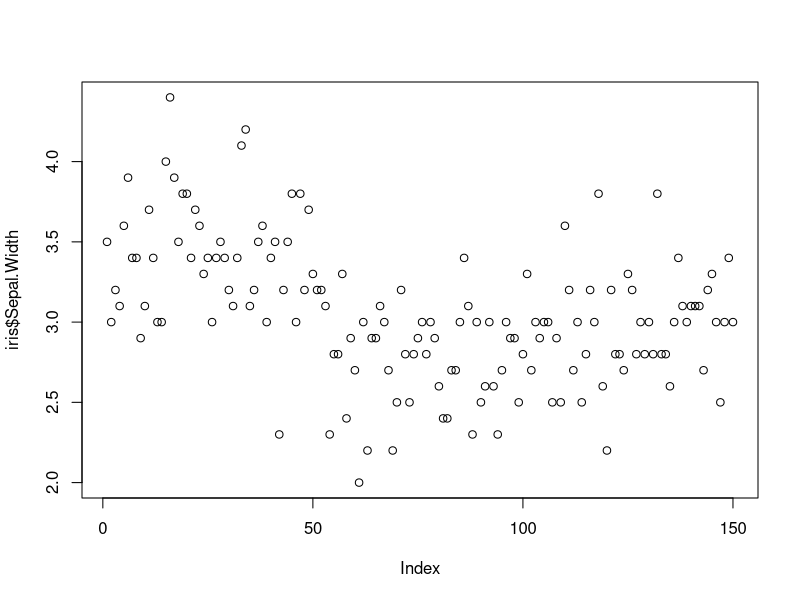

Write R code to recreate this figure.
## ---- chunk 1
plot(iris$Sepal.Width)
## ---- chunk 2
dim(iris)
## ---- chunk 3
nrow(iris)
## ---- chunk 4
ncol(iris)
## ---- chunk 5
names(iris) # colnames(iris) also gives that information
## ---- chunk 6
head(iris)
## ---- chunk 7
head(iris,2) # alternately, can use iris[1:2,]
## ---- chunk 8
tail(iris) # Number of rows can be controlled, see earlier example involving the head command
## ---- chunk 9
iris[1,]
## ---- chunk 10
iris[1,1]
## ---- chunk 11
names(iris)[3]
## ---- chunk 12
head(iris[3],3) # alternately, can use iris[1:3,3]
## ---- chunk 13
str(iris)
## ---- chunk 14
summary(iris) # for factor/categorical variables, this gives a count of all categories
## ---- chunk 15
Person=c("A","B","C","D","E")
Age=c(15,20,25,30,35)
page=data.frame(Person,Age)
mean(Age) # gives the mean of the variable Age, prior to the creation of the dataset
Age="" # (resetting that)
mean(Age) # Haha
mean(page$Age)
mean(page[,2])
summary(page)
